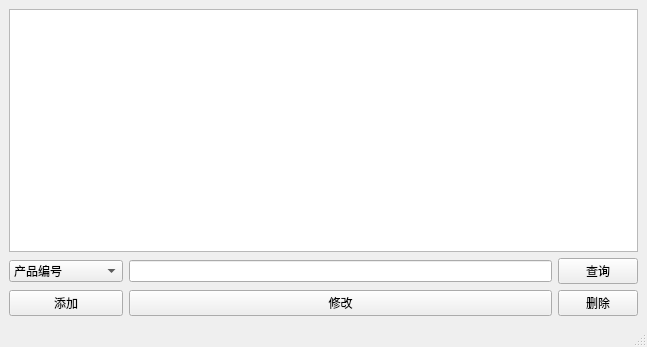
<?xml version="1.0" encoding="UTF-8"?>
<ui version="4.0">
 <class>ProductManageMainWindow</class>
 <widget class="QMainWindow" name="ProductManageMainWindow">
  <property name="geometry">
   <rect>
    <x>0</x>
    <y>0</y>
    <width>647</width>
    <height>347</height>
   </rect>
  </property>
  <property name="windowTitle">
   <string>产品管理</string>
  </property>
  <widget class="QWidget" name="centralwidget">
   <layout class="QGridLayout" name="gridLayout">
    <item row="3" column="2">
     <widget class="QPushButton" name="delete_2">
      <property name="text">
       <string>删除</string>
      </property>
     </widget>
    </item>
    <item row="3" column="1">
     <widget class="QPushButton" name="modify">
      <property name="text">
       <string>修改</string>
      </property>
     </widget>
    </item>
    <item row="0" column="0" colspan="3">
     <widget class="QTableView" name="table_product"/>
    </item>
    <item row="3" column="0">
     <widget class="QPushButton" name="add">
      <property name="text">
       <string>添加</string>
      </property>
     </widget>
    </item>
    <item row="2" column="1">
     <widget class="QLineEdit" name="lineEdit"/>
    </item>
    <item row="2" column="0">
     <widget class="QComboBox" name="comboBox">
      <item>
       <property name="text">
        <string>产品编号</string>
       </property>
      </item>
      <item>
       <property name="text">
        <string>产品名称</string>
       </property>
      </item>
      <item>
       <property name="text">
        <string>产品名称或编号</string>
       </property>
      </item>
      <item>
       <property name="text">
        <string>所有产品</string>
       </property>
      </item>
     </widget>
    </item>
    <item row="2" column="2">
     <widget class="QPushButton" name="pushButton">
      <property name="text">
       <string>查询</string>
      </property>
     </widget>
    </item>
   </layout>
  </widget>
  <widget class="QMenuBar" name="menubar">
   <property name="geometry">
    <rect>
     <x>0</x>
     <y>0</y>
     <width>647</width>
     <height>25</height>
    </rect>
   </property>
  </widget>
  <widget class="QStatusBar" name="statusbar"/>
 </widget>
 <resources/>
 <connections/>
</ui>
